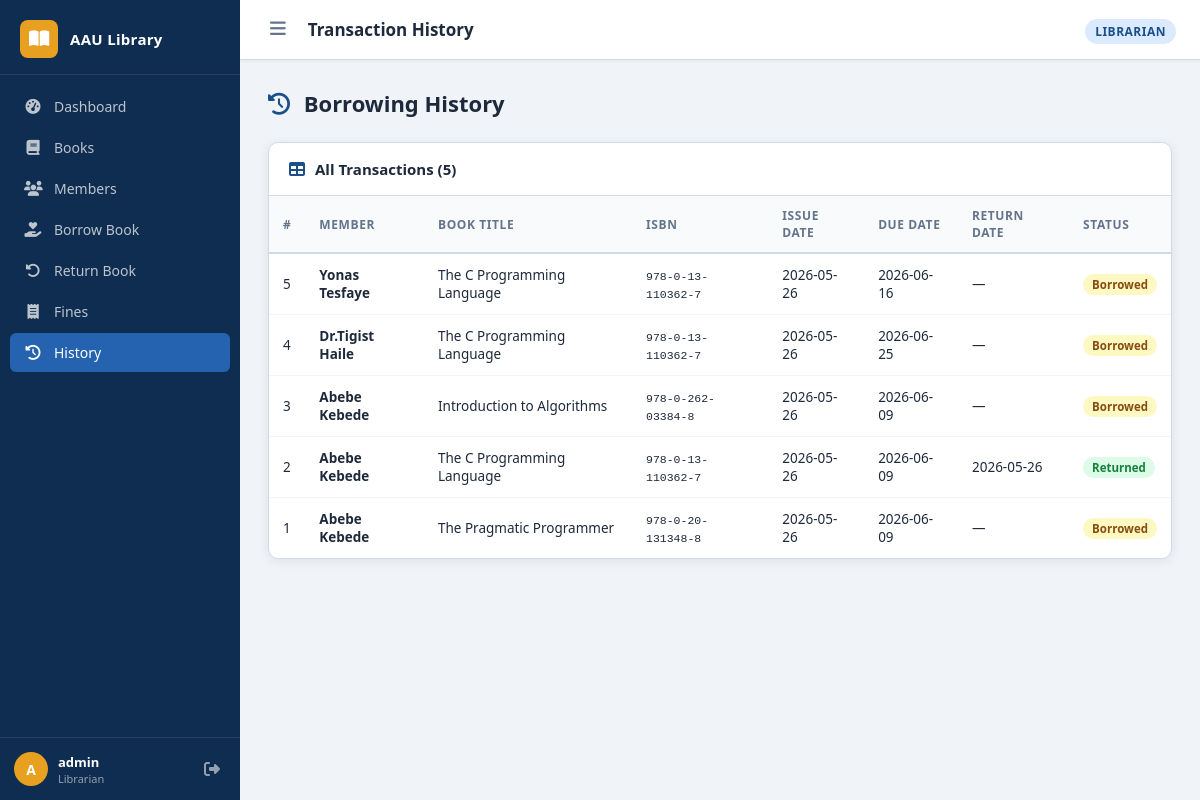
The page /transactions (signed in) on the database its author committed.
### tables this page shows
CREATE TABLE borrowings (
    borrow_id   INTEGER PRIMARY KEY AUTOINCREMENT,
    member_id   INTEGER NOT NULL REFERENCES members(member_id),
    book_id     INTEGER NOT NULL REFERENCES books(book_id),
    issue_date  DATE    NOT NULL,
    due_date    DATE    NOT NULL,
    return_date DATE,
    staff_id    INTEGER NOT NULL REFERENCES users(user_id),
    status      VARCHAR(20) NOT NULL DEFAULT 'Borrowed'
                CHECK(status IN ('Borrowed','Returned')),
    created_at  DATETIME DEFAULT CURRENT_TIMESTAMP
);

CREATE TABLE members (
    member_id       INTEGER PRIMARY KEY AUTOINCREMENT,
    full_name       VARCHAR(100) NOT NULL,
    department      VARCHAR(50),
    contact_number  VARCHAR(20),
    email           VARCHAR(100),
    membership_type VARCHAR(20)  NOT NULL CHECK(membership_type IN ('Student','Faculty','Staff')),
    start_date      DATE         NOT NULL,
    expiry_date     DATE         NOT NULL,
    status          VARCHAR(20)  NOT NULL DEFAULT 'Active'
                    CHECK(status IN ('Active','Suspended')),
    created_at      DATETIME DEFAULT CURRENT_TIMESTAMP
);

CREATE TABLE books (
    book_id           INTEGER PRIMARY KEY AUTOINCREMENT,
    isbn              VARCHAR(20)  NOT NULL UNIQUE,
    title             VARCHAR(100) NOT NULL,
    author            VARCHAR(100) NOT NULL,
    publisher         VARCHAR(100),
    publication_year  INTEGER,
    category          VARCHAR(50),
    edition           VARCHAR(20),
    language          VARCHAR(30)  DEFAULT 'English',
    total_copies      INTEGER      NOT NULL DEFAULT 1,
    available_copies  INTEGER      NOT NULL DEFAULT 1,
    shelf_location    VARCHAR(50),
    status            VARCHAR(20)  NOT NULL DEFAULT 'Available'
                      CHECK(status IN ('Available','Issued','Lost')),
    created_at        DATETIME DEFAULT CURRENT_TIMESTAMP
);

### app.py (the view)
@app.route('/transactions')
@login_required
def transactions():
    tx_list = BorrowDAO.get_all_with_details()
    from datetime import date
    return render_template('transactions.html', transactions=tx_list,
                           today_str=date.today().isoformat())

### app.py (called while the page is built)
def login_required(f):
    @wraps(f)
    def decorated(*args, **kwargs):
        if 'user_id' not in session:
            flash('Please log in to continue.', 'warning')
            return redirect(url_for('login'))
        return f(*args, **kwargs)
    return decorated

### dao/borrow_dao.py (called while the page is built)
    @staticmethod
    def get_all_with_details():
        conn = get_connection()
        rows = conn.execute(
            """SELECT b.*, m.full_name, bk.title, bk.isbn
               FROM borrowings b
               JOIN members m ON b.member_id = m.member_id
               JOIN books bk ON b.book_id = bk.book_id
               ORDER BY b.created_at DESC"""
        ).fetchall()
        conn.close()
        return [dict(r) for r in rows]

### dao/db_connection.py (called while the page is built)
def get_connection():
    conn = sqlite3.connect(DB_PATH, timeout=10)
    conn.row_factory = sqlite3.Row
    conn.execute("PRAGMA foreign_keys = ON")
    return conn

### templates/transactions.html (shortened to what this page needs)
{% extends 'base.html' %}
{% block page_title %}Transaction History{% endblock %}
{% block content %}
<div class="page-header">
  <h1><i class="fas fa-history"></i> Borrowing History</h1>
</div>
<div class="card">
  <div class="card-header">
    <i class="fas fa-table" style="color:var(--primary)"></i>
    <h2>All Transactions ({{ transactions|length }})</h2>
  </div>
  <div class="table-wrap">
    {% if transactions %}
    <table>
      <thead>
        <tr>
          <th>#</th>
          <th>Member</th>
          <th>Book Title</th>
          <th>ISBN</th>
          <th>Issue Date</th>
          <th>Due Date</th>
          <th>Return Date</th>
          <th>Status</th>
        </tr>
      </thead>
      <tbody>
        {% for tx in transactions %}
        <tr class="{{ 'overdue-row' if tx.status == 'Borrowed' and tx.due_date < today_str else '' }}">
          <td>{{ tx.borrow_id }}</td>
          <td><strong>{{ tx.full_name }}</strong></td>
          <td>{{ tx.title }}</td>
          <td><code style="font-size:11.5px">{{ tx.isbn }}</code></td>
          <td>{{ tx.issue_date }}</td>
          <td>{{ tx.due_date }}</td>
          <td>{{ tx.return_date or '—' }}</td>
          <td>
            <span class="badge {{ 'badge-success' if tx.status == 'Returned' else 'badge-warning' }}">
              {{ tx.status }}
            </span>
          </td>
        </tr>
        {% endfor %}
      </tbody>
    </table>
    {% else %}
    <div class="empty-state">
      <i class="fas fa-history"></i>
      <p>No transactions yet.</p>
    </div>
    {% endif %}
  </div>
</div>
{% endblock %}

### templates/base.html (shortened to what this page needs)
<!DOCTYPE html>
<html lang="en">
<head>
  <link rel="stylesheet" href="{{ url_for('static', filename='css/style.css') }}"/>
  <link rel="stylesheet" href="https://cdnjs.cloudflare.com/ajax/libs/font-awesome/6.5.0/css/all.min.css"/>
</head>
<body class="{% if not session.get('user_id') %}auth-page{% endif %}">
{% if session.get('user_id') %}
<aside class="sidebar" id="sidebar">
  <div class="sidebar-brand">
    <span class="brand-icon"><i class="fas fa-book-open"></i></span>
    <span class="brand-text">AAU Library</span>
  </div>
  <nav class="sidebar-nav">
    <a href="{{ url_for('dashboard') }}"
       class="nav-item {% if request.endpoint == 'dashboard' %}active{% endif %}">
      <i class="fas fa-tachometer-alt"></i><span>Dashboard</span>
    </a>
    <a href="{{ url_for('books') }}"
       class="nav-item {% if 'book' in request.endpoint %}active{% endif %}">
      <i class="fas fa-book"></i><span>Books</span>
    </a>
    <a href="{{ url_for('members') }}"
       class="nav-item {% if 'member' in request.endpoint %}active{% endif %}">
      <i class="fas fa-users"></i><span>Members</span>
    </a>
    <a href="{{ url_for('borrow') }}"
       class="nav-item {% if request.endpoint == 'borrow' %}active{% endif %}">
      <i class="fas fa-hand-holding-heart"></i><span>Borrow Book</span>
    </a>
    <a href="{{ url_for('return_book') }}"
       class="nav-item {% if request.endpoint == 'return_book' %}active{% endif %}">
      <i class="fas fa-undo-alt"></i><span>Return Book</span>
    </a>
    <a href="{{ url_for('fines') }}"
       class="nav-item {% if request.endpoint == 'fines' %}active{% endif %}">
      <i class="fas fa-receipt"></i><span>Fines</span>
    </a>
    <a href="{{ url_for('transactions') }}"
       class="nav-item {% if request.endpoint == 'transactions' %}active{% endif %}">
      <i class="fas fa-history"></i><span>History</span>
    </a>
  </nav>
  <div class="sidebar-footer">
    <div class="user-info">
      <div class="user-avatar">{{ session.username[0]|upper }}</div>
      <div>
        <div class="user-name">{{ session.username }}</div>
        <div class="user-role">{{ session.role }}</div>
      </div>
    </div>
    <a href="{{ url_for('logout') }}" class="logout-btn" title="Logout">
      <i class="fas fa-sign-out-alt"></i>
    </a>
  </div>
</aside>
<div class="main-wrapper">
  <header class="topbar">
    <button class="sidebar-toggle" onclick="toggleSidebar()">
      <i class="fas fa-bars"></i>
    </button>
    <div class="topbar-title">{% block page_title %}{% endblock %}</div>
    <div class="topbar-right">
      <span class="badge-role {{ session.role|lower }}">{{ session.role }}</span>
    </div>
  </header>
  <main class="main-content">
    {% block content %}{% endblock %}
  </main>
</div>
{% else %}
  {% block auth_content %}{% endblock %}
{% endif %}
</body>
</html>

### templates/base.html (style rules this page uses)
.sidebar { transition: transform .25s ease; transform: translateX(0); }
.main-wrapper { transition: margin-left .25s ease; }

### rows shown on the page
borrowings: borrow_id "5", full_name "Yonas Tesfaye", title "The C Programming Language", isbn "978-0-13-110362-7", issue_date "2026-05-26", due_date "2026-06-16", return_date "—", status "Borrowed"
borrowings: borrow_id "4", full_name "Dr.Tigist Haile", title "The C Programming Language", isbn "978-0-13-110362-7", issue_date "2026-05-26", due_date "2026-06-25", return_date "—", status "Borrowed"
borrowings: borrow_id "3", full_name "Abebe Kebede", title "Introduction to Algorithms", isbn "978-0-262-03384-8", issue_date "2026-05-26", due_date "2026-06-09", return_date "—", status "Borrowed"
borrowings: borrow_id "2", full_name "Abebe Kebede", title "The C Programming Language", isbn "978-0-13-110362-7", issue_date "2026-05-26", due_date "2026-06-09", return_date "2026-05-26", status "Returned"
borrowings: borrow_id "1", full_name "Abebe Kebede", title "The Pragmatic Programmer", isbn "978-0-20-131348-8", issue_date "2026-05-26", due_date "2026-06-09", return_date "—", status "Borrowed"

### other values the page prints
{{ session.username[0]|upper }} "A"
{{ session.username }} "admin"
{{ session.role }} "Librarian"
{{ session.role }} "LIBRARIAN"
{{ transactions|length }} "5"
